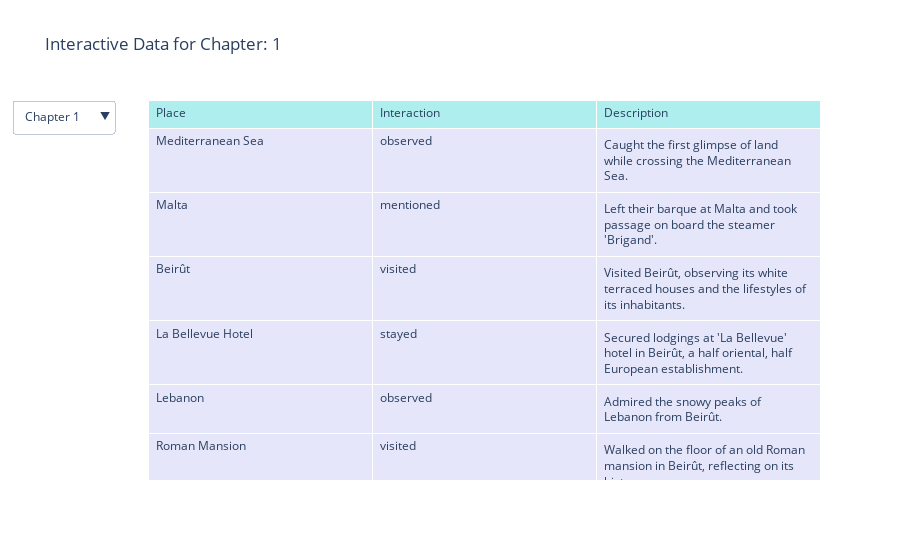

Source (notebook cell):
### Code cell
import pandas as pd
import plotly.graph_objs as go

# Replace 'your_file.xlsx' with the path to your Excel file
file_path = 'Data/final.xlsx'

# Read the Excel file
df = pd.read_excel(file_path)

# Assuming 'chapter' is a categorical column you want to filter by
chapters = df['Chapter'].unique()

# Function to create table data for a selected chapter
def create_table_data(chapter):
    filtered_df = df[df['Chapter'] == chapter]
    return [go.Table(
        header=dict(values=['Place', 'Interaction', 'Description'],
                    fill_color='paleturquoise',
                    align='left'),
        cells=dict(values=[filtered_df.Place, filtered_df.interaction, filtered_df.description],
                   fill_color='lavender',
                   align='left')
    )]

# Initial table with the first chapter's data
fig = go.Figure(data=create_table_data(chapters[0]))

# Update the layout to add a dropdown menu
fig.update_layout(
    title=f'Interactive Data for Chapter: {chapters[0]}',
    updatemenus=[
        {
            'buttons': [
                {
                    'label': f"Chapter {ch}",
                    'method': 'restyle',
                    'args': [{'cells': {'values': [df[df['Chapter'] == ch]['Place'], 
                                                   df[df['Chapter'] == ch]['interaction'], 
                                                   df[df['Chapter'] == ch]['description']]},
                              'title': f'Interactive Data for Chapter: {ch}'}]
                } for ch in chapters
            ],
            'direction': 'down',
            'showactive': True,
        }
    ]
)

fig.show()

### Figure 1 — Plotly figure (JSON) as saved in the notebook; plotly's stock layout.template omitted (floating-point values rounded to 4 significant figures)
{"data": [{"cells": {"align": "left", "fill": {"color": "lavender"}, "values": [["Mediterranean Sea", "Malta", "Beirût", "La Bellevue Hotel", "Lebanon", "Roman Mansion", "Jerusalem"], ["observed", "mentioned", "visited", "stayed", "observed", "visited", "mentioned"], ["Caught the first glimpse of land while crossing the Mediterranean Sea.", "Left their barque at Malta and took passage on board the steamer 'Brigand'.", "Visited Beirût, observing its white terraced houses and the lifestyles of its inhabitants.", "Secured lodgings at 'La Bellevue' hotel in Beirût, a half oriental, half European establishment.", "Admired the snowy peaks of Lebanon from Beirût.", "Walked on the floor of an old Roman mansion in Beirût, reflecting on its history.", "Preparations and anticipation for the journey towards Jerusalem."]]}, "header": {"align": "left", "fill": {"color": "paleturquoise"}, "values": ["Place", "Interaction", "Description"]}, "type": "table"}], "layout": {"title": {"text": "Interactive Data for Chapter: 1"}, "updatemenus": [{"buttons": [{"args": [{"cells": {"values": [["Mediterranean Sea", "Malta", "Beirût", "La Bellevue Hotel", "Lebanon", "Roman Mansion", "Jerusalem"], ["observed", "mentioned", "visited", "stayed", "observed", "visited", "mentioned"], ["Caught the first glimpse of land while crossing the Mediterranean Sea.", "Left their barque at Malta and took passage on board the steamer 'Brigand'.", "Visited Beirût, observing its white terraced houses and the lifestyles of its inhabitants.", "Secured lodgings at 'La Bellevue' hotel in Beirût, a half oriental, half European establishment.", "Admired the snowy peaks of Lebanon from Beirût.", "Walked on the floor of an old Roman mansion in Beirût, reflecting on its history.", "Preparations and anticipation for the journey towards Jerusalem."]]}, "title": "Interactive Data for Chapter: 1"}], "label": "Chapter 1", "method": "restyle"}, {"args": [{"cells": {"values": [["Beirut", "Roadside khan", "Nebi-Yunas khan", "Sidon", "Tyre", "St. Jean d'Acre", "Plain of Esdraelon", "Mount Carmel", "Ahtlit", "Tantura", "Cæsarea", "Valley of Sharon", "Jaffa", "Ramleh", "Lydda", "Jerusalem"], ["mentioned", "stayed", "stayed", "visited", "visited", "passed", "passed", "visited", "passed", "stayed", "visited", "passed", "stayed", "visited", "passed", "visited"], ["The journey starts from Beirut, setting the beginning of the travel.", "Stopped for lunch at a roadside khan, experiencing poor shelter in the rain.", "Spent a night at the Nebi-Yunas khan, encountering basic and uncomfortable accommodations.", "Visited the city of Sidon, observing its decline and ruins.", "Reached Tyre, observing the city's desolation and fishermen's nets.", "Passed by St. Jean d'Acre, briefly noting its walls and ruins.", "Traversed the Plain of Esdraelon, noted for its historical battles.", "Climbed Mount Carmel on foot, visiting the Convent of Elijah.", "Passed the ruins of Ahtlit, experiencing a challenging ride.", "Spent a night in Tantura, enduring uncomfortable conditions with animals and insects.", "Visited Cæsarea, observing its ruins and recalling historical events.", "Passed through the Valley of Sharon, admired its floral beauty.", "Stayed in Jaffa, visiting historical sites and experiencing the town.", "Visited Ramleh, staying at a convent and exploring the area.", "Passed by the site of the ancient city Lydda.", "Arrived in Jerusalem, exploring its significant religious and historical sites."]]}, "title": "Interactive Data for Chapter: 2"}], "label": "Chapter 2", "method": "restyle"}, {"args": [{"cells": {"values": [["Jerusalem", "Bethlehem", "Bethany", "Gethsemane", "Calvary", "Mount Olivet", "Zion", "Akra", "Bezetha", "Moriah", "Damascus Gate", "St. Stephen's Gate", "Church of Ascension", "Golden Gate", "Zion Gate", "Jaffa Gate", "Mugrabin Gate", "Virgin's Fount", "Pool of Siloam", "Well of Nehemiah Yuab", "Fortress of David", "Church of Yacobeiah", "Church of St. James", "Armenian Patriarch's palace", "Tomb of David", "Via Dolorosa", "Pool of Bethesda", "Church of St. Anne", "Governor of Jerusalem's residence", "Church of the Holy Sepulchre", "Church of Flagellation", "King Baldwin's Bath"], ["visited", "mentioned", "mentioned", "mentioned", "mentioned", "mentioned", "observed", "observed", "observed", "observed", "visited", "visited", "observed", "observed", "visited", "visited", "mentioned", "mentioned", "mentioned", "mentioned", "visited", "visited", "visited", "passed", "visited", "visited", "observed", "observed", "visited", "visited", "passed", "observed"], ["Visited and explored various localities in and around Jerusalem.", "Plans to visit Bethlehem and reflect on the birth of Christ.", "Intends to visit Bethany and read about the resurrection of Lazarus.", "Looks forward to visiting Gethsemane to contemplate Christ's agony.", "Aims to visit Calvary and reflect on the story of Christ's death.", "Anticipates visiting Mount Olivet to consider Christ's ascension.", "Observed the hill of Zion, a significant location in Jerusalem.", "Noted the hill of Akra while exploring Jerusalem.", "Bezetha, one of the hills on which Jerusalem is situated, was observed.", "Observed Moriah, another hill forming part of Jerusalem's landscape.", "Visited the Damascus Gate, located midway along the northern wall of Jerusalem.", "Visited St. Stephen's Gate, facing Mount Olivet.", "Observed the Church of Ascension while near St. Stephen's Gate.", "Observed the now closed Golden Gate of the Temple wall.", "Visited Zion Gate, located near the southern part of Jerusalem.", "Visited Jaffa Gate, situated near the west of Jerusalem.", "Mentioned the Mugrabin Gate in the context of the city's water supply.", "Mentioned Virgin's Fount in relation to Jerusalem's water sources.", "Referred to the Pool of Siloam as part of Jerusalem's water infrastructure.", "Mentioned the Well of Nehemiah Yuab (En-rogel) in the context of water access.", "Visited the Fortress of David, including the Tower of Hippicus.", "Visited the ruins of the Church of Yacobeiah, a relic of the crusaders.", "Visited the Church of St. James, related to the beheading of Apostle James.", "Passed the palace of the Armenian Patriarch.", "Visited the Tomb of David and associated religious sites.", "Walked along the Via Dolorosa, reflecting on Christ's journey to crucifixion.", "Observed the site thought to be the Pool of Bethesda.", "Observed the Church of St. Anne, believed to be the birthplace of the Virgin Mary.", "Visited the residence of the Governor of Jerusalem, site of the Fortress of Antonia.", "Visited the Church of the Holy Sepulchre, a key religious site.", "Passed by the Church of Flagellation.", "Observed King Baldwin's Bath, a preserved historical building."]]}, "title": "Interactive Data for Chapter: 3"}], "label": "Chapter 3", "method": "restyle"}, {"args": [{"cells": {"values": [["Jaffa Gate", "Convent of the Cross", "Upper Pool of Gihon", "Charnel House of the Lion", "Grotto of Jeremiah", "Valley of Jehosaphat", "Pool of Siloam", "Virgin's Fount", "King's Gardens", "Well of Joab", "Hill of Scandal", "Garden of Gethsemane", "Church of the Virgin Mary", "Tombs of the Kings", "Damascus Gate", "Cave of Jeremiah"], ["exited", "passed", "observed", "observed", "mentioned", "passed", "visited", "observed", "passed", "visited", "passed", "observed", "visited", "visited", "approached", "visited"], ["Exited the city of Jerusalem through Jaffa Gate, bustling with soldiers, Fellahin, and caravans.", "Passed by the road leading to the Convent of the Cross.", "Observed the Upper Pool of Gihon, a popular bathing place for city residents.", "Noted the nearby vaults of the 'Charnel House of the Lion', filled with human skulls.", "Mentioned the Grotto of Jeremiah near the Damascus Gate.", "Passed through the Valley of Jehosaphat, observing the surroundings.", "Visited the Pool of Siloam, known for its five venerated columns.", "Observed women descending into the Virgin's Fount to collect water.", "Passed by the King's Gardens, noted for lush foliage and fruit groves.", "Visited the Well of Joab, a source of water in the confluence of valleys.", "Passed the western slope of the Hill of Scandal.", "Observed the Garden of Gethsemane from a distance.", "Visited the subterranean Church of the Virgin Mary, adorned with lamps and flowers.", "Visited the Tombs of the Kings, noted for its elaborately carved entrance and sarcophagi.", "Approached the city again, coming close to the Damascus Gate.", "Visited the Cave of Jeremiah, believed to be the retreat of the prophet."]]}, "title": "Interactive Data for Chapter: 4"}], "label": "Chapter 4", "method": "restyle"}, {"args": [{"cells": {"values": [["Gethsemane", "Mount Olivet", "Church of Ascension", "Bethany", "Chapel of the Prediction", "Jerusalem"], ["visited", "visited", "visited", "visited", "observed", "visited"], ["Visited the garden of Gethsemane, now a flower garden with ancient olive trees.", "Ascended Mount Olivet, observing the Church of Ascension and the surrounding village.", "Visited the Church of Ascension, observing the foot and staff imprint in solid rock.", "Traveled to Bethany, visiting the cave identified as the tomb of Lazarus.", "Observed the Chapel of the Prediction, built on the rock where Christ lamented over Jerusalem.", "Visited Jerusalem, reflecting on its history and current state."]]}, "title": "Interactive Data for Chapter: 5"}], "label": "Chapter 5", "method": "restyle"}, {"args": [{"cells": {"values": [["Mount Olivet", "Village at the top of the mountain", "Well near the village", "Pathway from the city to Jordan"], ["stayed", "visited", "observed", "visited"], ["Stayed at a summer residence on Mount Olivet, overlooking the Kedron, surrounded by hills abundant in grapes, pomegranates, almonds, apricots, and figs.", "Visited the village for the reception of the Pacha and his Hareem, and engaged in exchanges with the local villagers.", "Observed village maidens at the well near the camping ground, reflecting on the traditional role of women in water collection.", "Visited and reflected upon the historical significance of the pathway leading from the city to Jordan, by way of Bahurim."]]}, "title": "Interactive Data for Chapter: 6"}], "label": "Chapter 6", "method": "restyle"}, {"args": [{"cells": {"values": [["Valley of Jehosaphat", "Mount Olivet", "Bethany", "Apostles' Fountain", "Wilderness of Judea", "Mount Quarantina", "Dead Sea", "Jericho", "Fountain of Elisha", "Jordan River", "Mount Zion"], ["passed", "passed", "passed", "passed", "observed", "observed", "visited", "stayed", "visited", "visited", "stayed"], ["Passed through the Valley of Jehosaphat.", "Passed Mount Olivet.", "Passed by the now palmless Bethany.", "Passed the Apostles' Fountain.", "Observed the Wilderness of Judea.", "Observed Mount Quarantina.", "Visited the Dead Sea, experiencing its unique properties.", "Stayed the night in Jericho.", "Visited the Fountain of Elisha.", "Visited the Jordan River, at the traditional baptism site of Christ.", "Returned to residence on Mount Zion."]]}, "title": "Interactive Data for Chapter: 7"}], "label": "Chapter 7", "method": "restyle"}, {"args": [{"cells": {"values": [["Road from Jerusalem to Bethlehem", "Bethlehem", "Church and Monastery covering the Cave of the Nativity", "Cave of the Nativity", "Schoolroom of Miss Williams", "Jerome's Cave", "Joseph's House", "The Manger", "Church of St. Helena", "Grotto of the Nativity"], ["passed", "visited", "visited", "visited", "visited", "visited", "visited", "visited", "stayed", "visited"], ["Passed through the rough and stony road from Jerusalem to Bethlehem, with a mention of the Plain of Rephaim.", "Visited Bethlehem, described as standing on a hill and having a fine appearance from a distance.", "Visited the Church and Monastery covering the Cave of the Nativity, noted for its imposing appearance and elegant Corinthian pillars.", "Visited the Cave of the Nativity, described as being lighted by lamps and containing a silver star marking the birthplace of Jesus.", "Visited the schoolroom of Miss Williams, engaged in teaching Arab children.", "Visited the site of Jerome's Cave.", "Visited the site reputed to be Joseph's House.", "Visited the site known as 'The Manger'.", "Stayed at the Church of St. Helena after being expelled from the Church of the Nativity.", "Visited the Grotto of the Nativity."]]}, "title": "Interactive Data for Chapter: 8"}], "label": "Chapter 8", "method": "restyle"}, {"args": [{"cells": {"values": [["Mount Olivet", "Church of Ascension", "Wady Farah", "Valley of Delight", "Enon near to Salim", "Liftah (Nephtoah)", "Jerusalem"], ["passed", "observed", "visited", "visited", "mentioned", "visited", "stayed"], ["Passed by Mount Olivet while traveling to Wady Farah.", "Observed the Church of Ascension while passing by on the journey.", "Visited Wady Farah, described as a lovely spot near the Holy City.", "Visited the Valley of Delight, encountering peaceful nature and historical ruins.", "Mentioned as a possible identification for Wady Farah, due to its biblical significance.", "Visited Liftah, identified as Nephtoah in the Bible, and noted for its fountain.", "Stayed in Jerusalem, as it was the central location for the excursions."]]}, "title": "Interactive Data for Chapter: 9"}], "label": "Chapter 9", "method": "restyle"}, {"args": [{"cells": {"values": [["Mosque of Omar", "Temple enclosure", "Church of St. Anne", "Golden Gate", "Mosque of Aksa", "Sedna Esa", "Cave of the Sakhrah", "Solomon's Temple"], ["visited", "visited", "observed", "mentioned", "visited", "mentioned", "visited", "mentioned"], ["Visited and was delighted by the Mosque of Omar, surprised by the invitation from Turkish friends.", "Visited the Temple enclosure, feeling a sense of privilege walking on its hallowed ground.", "Observed the view of the Haram es-Sherif from the Church of St. Anne.", "Mentioned the presence of many women around the Golden Gate during the visit to the enclosure.", "Visited the Mosque of Aksa, noting its intricate design and the differentiation in worship areas for men and women.", "Mentioned Sedna Esa, the reputed cradle of Jesus, but found it closed during the visit.", "Visited the Cave of the Sakhrah, located beneath the Mosque of Omar, noting its religious significance.", "Mentioned the site believed to be Solomon's Temple, imagining its historical and religious significance."]]}, "title": "Interactive Data for Chapter: 10"}], "label": "Chapter 10", "method": "restyle"}, {"args": [{"cells": {"values": [["Parley Room", "Tomb of David", "Turfendah's Home", "Mosque of Omar", "Zion Gate", "Coenaculum", "Keeper's Hareem", "Author's Home"], ["stayed", "visited", "visited", "mentioned", "observed", "observed", "visited", "stayed"], ["The author was called to the parley room early one morning during the feast of Rhamadan.", "The author planned and eventually visited the Tomb of David.", "Visited Turfendah's home to select clothes for a disguise.", "The author recalls a previous adventure at the Mosque of Omar.", "Passed by the Zion Gate en route to the Tomb of David.", "Noted the Coenaculum while visiting the Tomb of David.", "Was invited to see the keeper's hareem during the visit to the Tomb of David.", "The author returned home after the visit, feeling relieved to be out of danger and disguise."]]}, "title": "Interactive Data for Chapter: 11"}], "label": "Chapter 11", "method": "restyle"}, {"args": [{"cells": {"values": [["Jerusalem", "House of Bash Catib", "Neby Daûd", "Jewish quarter"], ["stayed", "visited", "visited", "passed by"], ["Stayed in Jerusalem, where the wedding of Effendi Moosa and Dahudeiah was a topic of conversation.", "Visited the house of Bash Catib for the wedding celebration.", "Visited Neby Daûd, the residence of the bride, to participate in the wedding procession.", "Passed through the dark alleys of the Jewish quarter during the wedding procession."]]}, "title": "Interactive Data for Chapter: 12"}], "label": "Chapter 12", "method": "restyle"}, {"args": [{"cells": {"values": [["Damascus", "Jerusalem", "bazaars of Jerusalem", "Wady el Wer", "Bethlehem", "Church of the Holy Sepulchre"], ["mentioned", "visited", "visited", "mentioned", "mentioned", "mentioned"], ["Referred to as a beautiful city with incomparable bazaars, but distinct from Jerusalem.", "Visited for shopping in its bazaars, exploring its streets and observing its unique atmosphere.", "Visited the bazaars of Jerusalem, noting their variety of costumes and diverse crowd.", "Mentioned as the source of roses used for making rose water sold in the bazaars.", "Referenced in relation to pearl trinkets made by Bethlehemites, sold in Jerusalem bazaars.", "Mentioned in relation to trinkets sold in the bazaars that imitate the church's design."]]}, "title": "Interactive Data for Chapter: 13"}], "label": "Chapter 13", "method": "restyle"}, {"args": [{"cells": {"values": [["Bazaar", "Home of Turfendah and friends", "Bathing Establishment", "Dressing-room in Bathing Establishment"], ["passed", "stayed", "visited", "stayed"], ["Escaped the noisy bazaar in the city.", "Dinner and preparations for the bath were done at the home of Turfendah and her friends.", "Visited one of the finest bathing establishments in the city for an afternoon bath.", "Used the dressing-room in the bathing establishment for changing and resting."]]}, "title": "Interactive Data for Chapter: 14"}], "label": "Chapter 14", "method": "restyle"}, {"args": [{"cells": {"values": [["Private house in the Jewish quarter", "Hackmè or dispensary", "House's kitchen", "House's upper court", "Housetop terrace", "Valley of the Tyropoon", "Mount Olivet", "Temple enclosure", "Mugrabin quarter", "Mount Zion", "Council Chamber or Sanhedrim", "Cheesemongers' Valley"], ["stayed", "visited", "observed", "visited", "visited", "observed", "observed", "observed", "observed", "observed", "visited", "observed"], ["Stayed in a private house situated in the Jewish quarter, featuring a large stone-paved court and various rooms.", "Visited the hackmè or dispensary, which opens on one side of the square court of the house.", "Observed the unique kitchen of the house, featuring Arab copper kettles and a stone fireplace.", "Visited the small upper court of the house, leading to a chamber and dining room.", "Visited the housetop terrace of the house, enclosed by a five-foot-high wall.", "Observed the Valley of the Tyropoon from a high vantage point in the house.", "Observed Mount Olivet from the house, located opposite to it.", "Observed the Temple enclosure from a distance, visible from the house.", "Observed the Mugrabin quarter in the valley, visible from the house.", "Observed Mount Zion, noted for its picturesque and dilapidated buildings.", "Visited the Council Chamber, or Sanhedrim, identified as the Mechemeh or Congressional Hall of Jerusalem.", "Observed the Cheesemongers' Valley, also known as the Tyropoon Valley, from a distance."]]}, "title": "Interactive Data for Chapter: 16"}], "label": "Chapter 16", "method": "restyle"}, {"args": [{"cells": {"values": [["Mount Zion", "Church of the Holy Sepulchre", "Temple Walls", "Tomb of Rachel", "Ephrath (Ephratah)", "Bethlehem", "Synagogues in Jerusalem"], ["mentioned", "mentioned", "visited", "observed", "mentioned", "mentioned", "visited"], ["Mentioned as a place of significance and attachment for the Jewish people living in Jerusalem.", "Mentioned as a place where Jews are not allowed to enter.", "Visited for devotional purposes, particularly on Fridays, where Jews lament the destruction of their Temple.", "Observed as a venerated site near Bethlehem, important in Jewish tradition.", "Mentioned in relation to the Tomb of Rachel, as a nearby location.", "Mentioned in the context of the Tomb of Rachel and its proximity.", "Visited by the author, observing the conduct of worship and rituals."]]}, "title": "Interactive Data for Chapter: 18"}], "label": "Chapter 18", "method": "restyle"}, {"args": [{"cells": {"values": [["Church of the Holy Sepulchre", "Stone of Unction", "Scene of the Crucifixion", "Chapel of the Holy Cross", "Tomb of Joseph of Arimathea", "Subterranean part of the Church", "Church of the Nativity"], ["visited", "observed", "visited", "visited", "observed", "visited", "mentioned"], ["Visited the Church of the Holy Sepulchre, observing its interior and the activities of pilgrims.", "Observed the Stone of Unction, believed to be where Christ was anointed.", "Visited the site within the church marking the scene of the Crucifixion.", "Entered the chapel where the cross was found, associated with Empress Helena.", "Observed the Tomb of Joseph of Arimathea, among other sites in the church.", "Explored the subterranean parts of the Church of the Holy Sepulchre.", "Mentioned in context of the Bethlehemites seeking holy fire for this church."]]}, "title": "Interactive Data for Chapter: 19"}], "label": "Chapter 19", "method": "restyle"}, {"args": [{"cells": {"values": [["Jerusalem", "Bethlehem", "Gardens of Solomon", "Mount Olivet", "Syria"], ["observed", "mentioned", "mentioned", "observed", "visited"], ["Observed the mild winters and enjoyed summer breezes in Jerusalem, noting its diverse climate.", "Mentioned Bethlehem in the context of the Gardens of Solomon.", "Referred to the Gardens of Solomon near Bethlehem, famous for its varied and luscious fruits.", "Observed Mount Olivet, noting its plantation of olive, fig, pomegranate, mulberry, and almond trees.", "Visited different parts of Syria, experiencing its abundant fruits and vegetation."]]}, "title": "Interactive Data for Chapter: 20"}], "label": "Chapter 20", "method": "restyle"}], "direction": "down", "showactive": true}]}}
